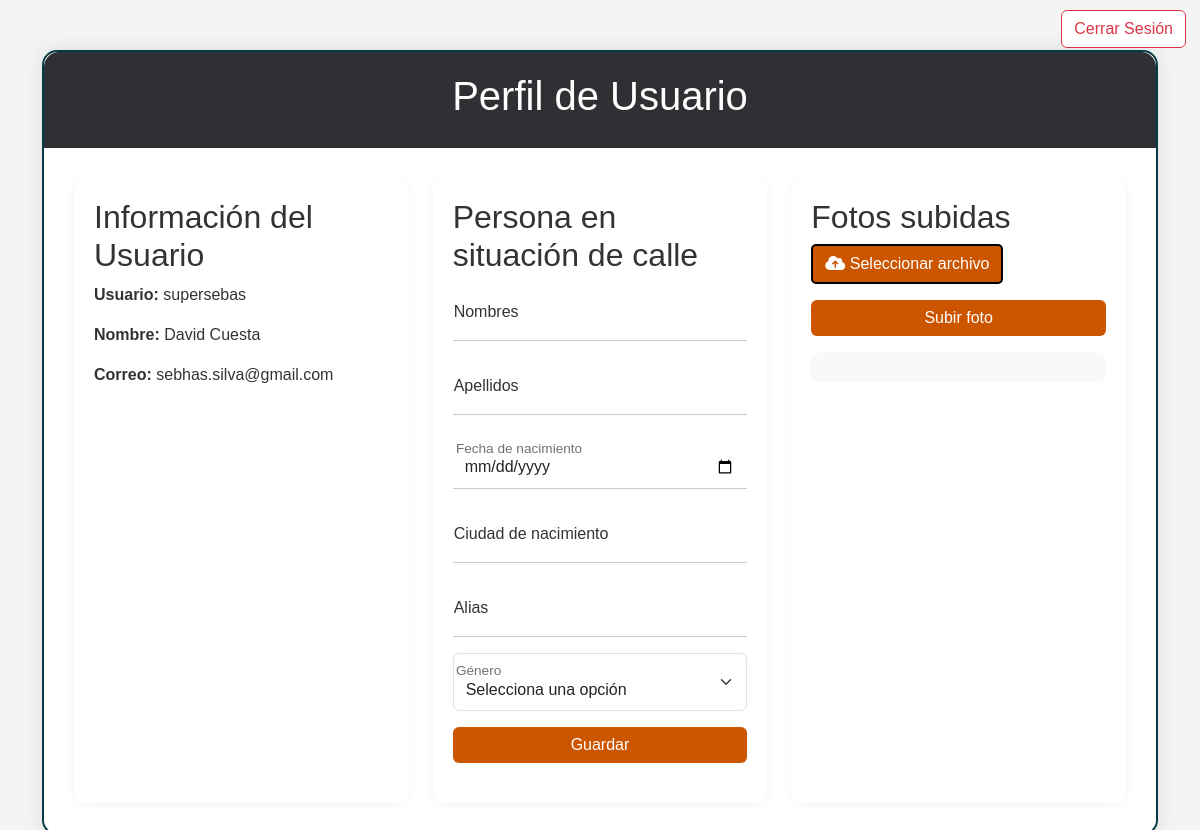
Page /users/profile/ (signed in) on the earlier database version.
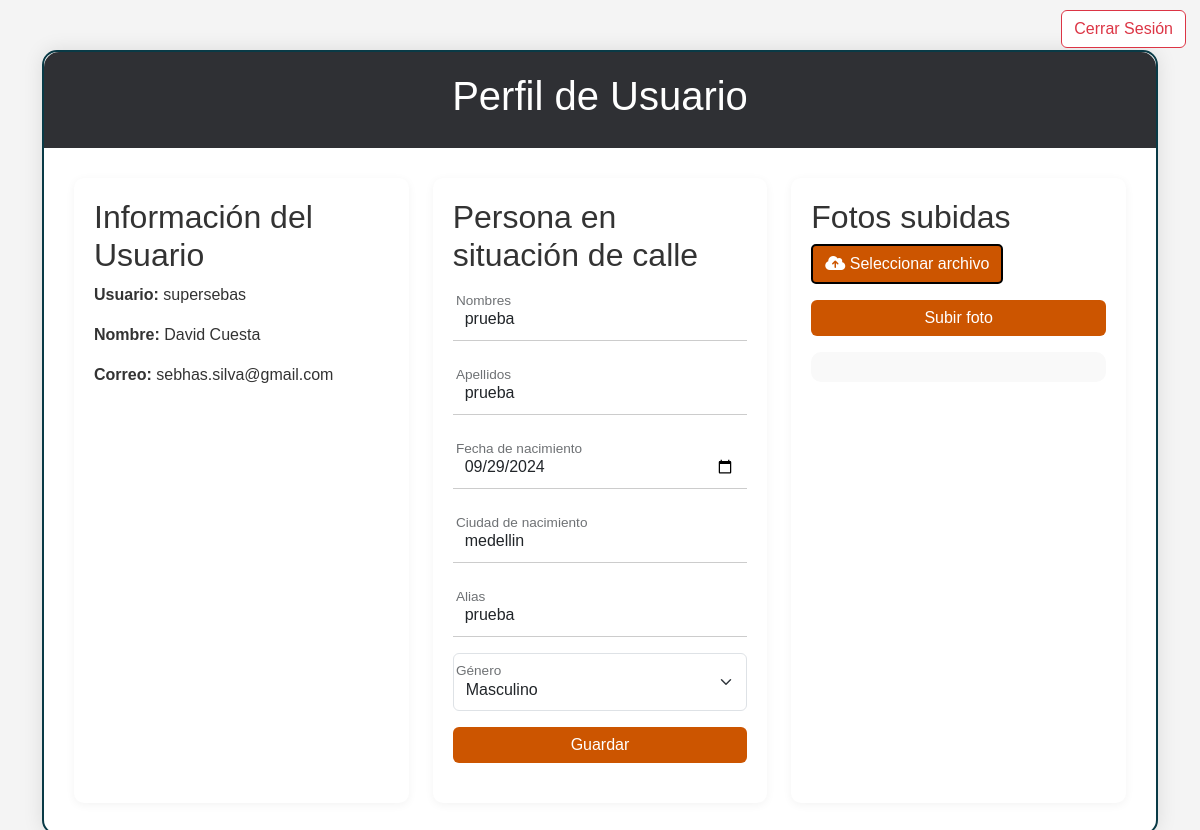
Same page on the later database version.
### users/models.py (models this page shows, shortened)
class StreetPerson(models.Model):
    GENDER_CHOICES = [
        ('M', 'Masculino'),
        ('F', 'Femenino'),
    ]
    profile = models.ForeignKey(Profile, on_delete=models.CASCADE, related_name='street_persons')
    first_name = models.CharField(max_length=30)
    last_name = models.CharField(max_length=30)
    birth_date = models.DateField(null=True, blank=True)
    birth_city = models.CharField(max_length=100)
    alias = models.CharField(max_length=50, blank=True)
    gender = models.CharField(max_length=1, choices=GENDER_CHOICES, blank=True, null=True)
    created_at = models.DateTimeField(default=timezone.now)
    common_id = models.CharField(max_length=50, unique=True, null=True)

### users/views.py (the view, shortened to what this page needs)
# urls.py: path('profile/', profile, name='profile'),  # URL para el perfil de usuario
@login_required
def profile(request):
    photo_form = PhotoUploadForm()
    street_person = StreetPerson.objects.filter(profile__user=request.user).last()
    street_person_form = StreetPersonForm(instance=street_person)
    if street_person_form.is_valid():
        street_person_data = street_person_form.save(commit=False)
        if not street_person_data.common_id:
            street_person_data.common_id = generate_common_id()  # Implementa esta función
        street_person_data.save()
    photos = Photo.objects.filter(user=request.user, visible=True)
    return render(request, 'users/profile.html', {
        'photo_form': photo_form,
        'street_person_form': street_person_form,
        'photos': photos,
        'street_person': street_person
    })

### photos/forms.py
class PhotoUploadForm(forms.ModelForm):
    class Meta:
        model = Photo
        fields = ['image']

### users/forms.py (shortened to what this page needs)
class StreetPersonForm(forms.ModelForm):
    GENDER_CHOICES = [
        ('M', 'Masculino'),
        ('F', 'Femenino'),
    ]
    first_name = forms.CharField(max_length=30, required=True, label='Nombres')
    last_name = forms.CharField(max_length=30, required=True, label='Apellidos')
    birth_date = forms.DateField(
        widget=forms.DateInput(attrs={'type': 'date'}),
        required=True,
        label='Fecha de nacimiento'
    )
    birth_city = forms.CharField(max_length=100, required=True, label='Ciudad de nacimiento')
    alias = forms.CharField(max_length=50, required=False, label='Alias')  # Changed to match model definition
    gender = forms.ChoiceField(choices=GENDER_CHOICES, required=False, label='Género')  # Changed to match model definition
    class Meta:
        model = StreetPerson
        fields = ['first_name', 'last_name', 'birth_date', 'birth_city', 'alias', 'gender']

### users/templates/users/profile.html (shortened to what the changed rows need)
<!DOCTYPE html>
<html lang="es">
<head>
    <link href="https://cdn.jsdelivr.net/npm/bootstrap@5.3.3/dist/css/bootstrap.min.css" rel="stylesheet">
</head>
<body>
    <div class="container">
            <div class="profile-container">
                <div class="profile-header">
                    <h1 class="text-center">Perfil de Usuario</h1>
                </div>
                    <div class="row g-4">
                        <div class="col-md-4">
                            <div class="profile-section">
                                <h2>Información del Usuario</h2>
                            </div>
                        </div>
                        <div class="col-md-4">
                            <div class="profile-section">
                                <h2>Persona en situación de calle</h2>
                                <form method="post">
                                    <div class="form-floating mb-3">
                                        <input type="text" class="form-control" id="first_name" name="first_name" placeholder="Nombres" value="{{ street_person.first_name|default:'' }}">
                                        <label for="first_name">Nombres</label>
                                    </div>
                                    <div class="form-floating mb-3">
                                        <input type="text" class="form-control" id="last_name" name="last_name" placeholder="Apellidos" value="{{ street_person.last_name|default:'' }}">
                                        <label for="last_name">Apellidos</label>
                                    </div>
                                    <div class="form-floating mb-3">
                                        <input type="date" class="form-control" id="birth_date" name="birth_date" value="{{ street_person.birth_date|date:'Y-m-d'|default:'' }}">
                                        <label for="birth_date">Fecha de nacimiento</label>
                                    </div>
                                    <div class="form-floating mb-3">
                                        <input type="text" class="form-control" id="birth_city" name="birth_city" placeholder="Ciudad de nacimiento" value="{{ street_person.birth_city|default:'' }}">
                                        <label for="birth_city">Ciudad de nacimiento</label>
                                    </div>
                                    <div class="form-floating mb-3">
                                        <input type="text" class="form-control" id="alias" name="alias" placeholder="Alias" value="{{ street_person.alias|default:'' }}">
                                        <label for="alias">Alias</label>
                                    </div>
                                    <div class="form-floating mb-3">
                                        <select class="form-select" id="gender" name="gender">
                                            <option value="" {% if not street_person.gender %}selected{% endif %}>Selecciona una opción</option>
                                            <option value="M" {% if street_person.gender == 'M' %}selected{% endif %}>Masculino</option>
                                        </select>
                                        <label for="gender">Género</label>
                                    </div>
                                </form>
                            </div>
                        </div>
                        <div class="col-md-4">
                            <div class="profile-section">
                                <h2>Fotos subidas</h2>
                            </div>
                        </div>
                    </div>
            </div>
    </div>
    </body>
    </html>

Differences in the rows shown:
added StreetPerson: first_name "prueba", last_name "prueba", birth_date "09/29/2024", birth_city "medellin", alias "prueba", gender "Masculino"
Other differences:
form field gender: "Selecciona una opción" → (not shown)
